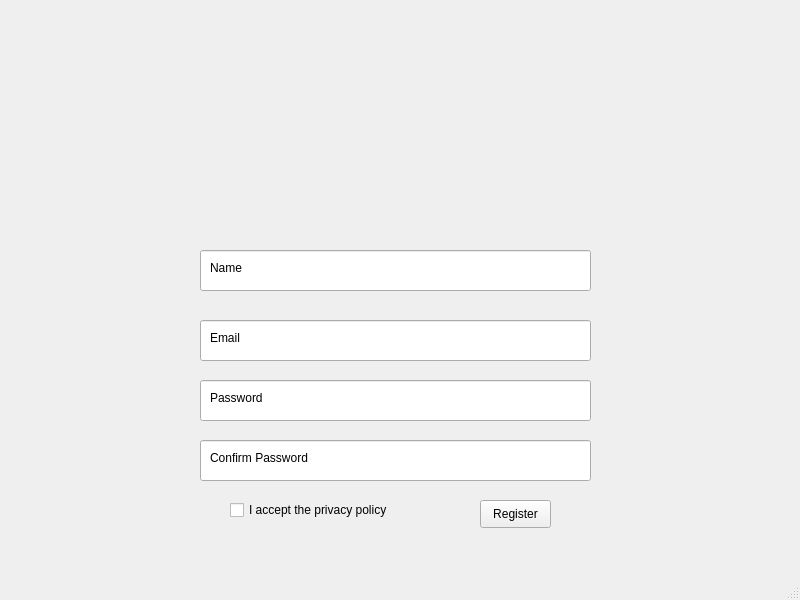
<?xml version="1.0" encoding="UTF-8"?>
<ui version="4.0">
 <class>MainWindow</class>
 <widget class="QMainWindow" name="MainWindow">
  <property name="geometry">
   <rect>
    <x>0</x>
    <y>0</y>
    <width>800</width>
    <height>600</height>
   </rect>
  </property>
  <property name="windowTitle">
   <string>MainWindow</string>
  </property>
  <widget class="QWidget" name="centralwidget">
   <widget class="QPushButton" name="pushButton_2">
    <property name="geometry">
     <rect>
      <x>480</x>
      <y>500</y>
      <width>71</width>
      <height>28</height>
     </rect>
    </property>
    <property name="styleSheet">
     <string notr="true"/>
    </property>
    <property name="text">
     <string>Register</string>
    </property>
   </widget>
   <widget class="QLineEdit" name="lineEdit_2">
    <property name="geometry">
     <rect>
      <x>200</x>
      <y>320</y>
      <width>391</width>
      <height>41</height>
     </rect>
    </property>
    <property name="styleSheet">
     <string notr="true"/>
    </property>
   </widget>
   <widget class="QLabel" name="label_3">
    <property name="geometry">
     <rect>
      <x>300</x>
      <y>90</y>
      <width>191</width>
      <height>131</height>
     </rect>
    </property>
    <property name="styleSheet">
     <string/>
    </property>
    <property name="text">
     <string/>
    </property>
    <property name="pixmap">
     <pixmap>../../../Downloads/Project_L1_CEflix/Screens/CE FLIX.png</pixmap>
    </property>
    <property name="scaledContents">
     <bool>true</bool>
    </property>
   </widget>
   <widget class="QLineEdit" name="lineEdit">
    <property name="geometry">
     <rect>
      <x>200</x>
      <y>250</y>
      <width>391</width>
      <height>41</height>
     </rect>
    </property>
    <property name="styleSheet">
     <string notr="true"/>
    </property>
   </widget>
   <widget class="QLabel" name="label">
    <property name="geometry">
     <rect>
      <x>210</x>
      <y>260</y>
      <width>55</width>
      <height>16</height>
     </rect>
    </property>
    <property name="styleSheet">
     <string notr="true"/>
    </property>
    <property name="text">
     <string>Name</string>
    </property>
   </widget>
   <widget class="QLabel" name="label_4">
    <property name="geometry">
     <rect>
      <x>230</x>
      <y>500</y>
      <width>161</width>
      <height>16</height>
     </rect>
    </property>
    <property name="styleSheet">
     <string notr="true"/>
    </property>
    <property name="text">
     <string/>
    </property>
   </widget>
   <widget class="QLabel" name="label_2">
    <property name="geometry">
     <rect>
      <x>210</x>
      <y>330</y>
      <width>55</width>
      <height>16</height>
     </rect>
    </property>
    <property name="styleSheet">
     <string notr="true"/>
    </property>
    <property name="text">
     <string>Email</string>
    </property>
   </widget>
   <widget class="QLineEdit" name="lineEdit_3">
    <property name="geometry">
     <rect>
      <x>200</x>
      <y>380</y>
      <width>391</width>
      <height>41</height>
     </rect>
    </property>
    <property name="styleSheet">
     <string notr="true"/>
    </property>
    <property name="text">
     <string/>
    </property>
   </widget>
   <widget class="QLineEdit" name="lineEdit_4">
    <property name="geometry">
     <rect>
      <x>200</x>
      <y>440</y>
      <width>391</width>
      <height>41</height>
     </rect>
    </property>
    <property name="styleSheet">
     <string notr="true"/>
    </property>
    <property name="text">
     <string/>
    </property>
   </widget>
   <widget class="QLabel" name="label_5">
    <property name="geometry">
     <rect>
      <x>210</x>
      <y>390</y>
      <width>55</width>
      <height>16</height>
     </rect>
    </property>
    <property name="styleSheet">
     <string notr="true"/>
    </property>
    <property name="text">
     <string>Password</string>
    </property>
   </widget>
   <widget class="QLabel" name="label_6">
    <property name="geometry">
     <rect>
      <x>210</x>
      <y>450</y>
      <width>131</width>
      <height>16</height>
     </rect>
    </property>
    <property name="styleSheet">
     <string notr="true"/>
    </property>
    <property name="text">
     <string>Confirm Password</string>
    </property>
   </widget>
   <widget class="QCheckBox" name="checkBox">
    <property name="geometry">
     <rect>
      <x>230</x>
      <y>500</y>
      <width>181</width>
      <height>20</height>
     </rect>
    </property>
    <property name="text">
     <string>I accept the privacy policy</string>
    </property>
   </widget>
  </widget>
  <widget class="QMenuBar" name="menubar">
   <property name="geometry">
    <rect>
     <x>0</x>
     <y>0</y>
     <width>800</width>
     <height>26</height>
    </rect>
   </property>
  </widget>
  <widget class="QStatusBar" name="statusbar"/>
 </widget>
 <resources/>
 <connections/>
</ui>
